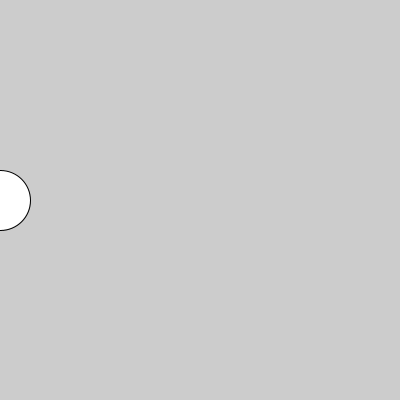
Frame 1 (no input)
Frame 60 (the mouse pressed at the canvas centre just before this capture): identical to frame 1, image omitted
Frame 120 (the mouse held since frame 60 and released just before this capture): identical to frame 1, image omitted

The Processing sketch that drew this single still picture (run headless with seeded random() and noise(); from frame 60 on, the mouse is pressed at the canvas centre):

// Processing sketch: osuto_ugoku
// ── osuto_ugoku.pde
float x = 0.0;
float speed = 1.0;

void setup() {
  size(400, 400);
}

void draw() {
  background(204);
  if (keyPressed == true) {
    x += speed;
    //println(key);
  }
  ellipse(x, height/2, 60, 60);
}
